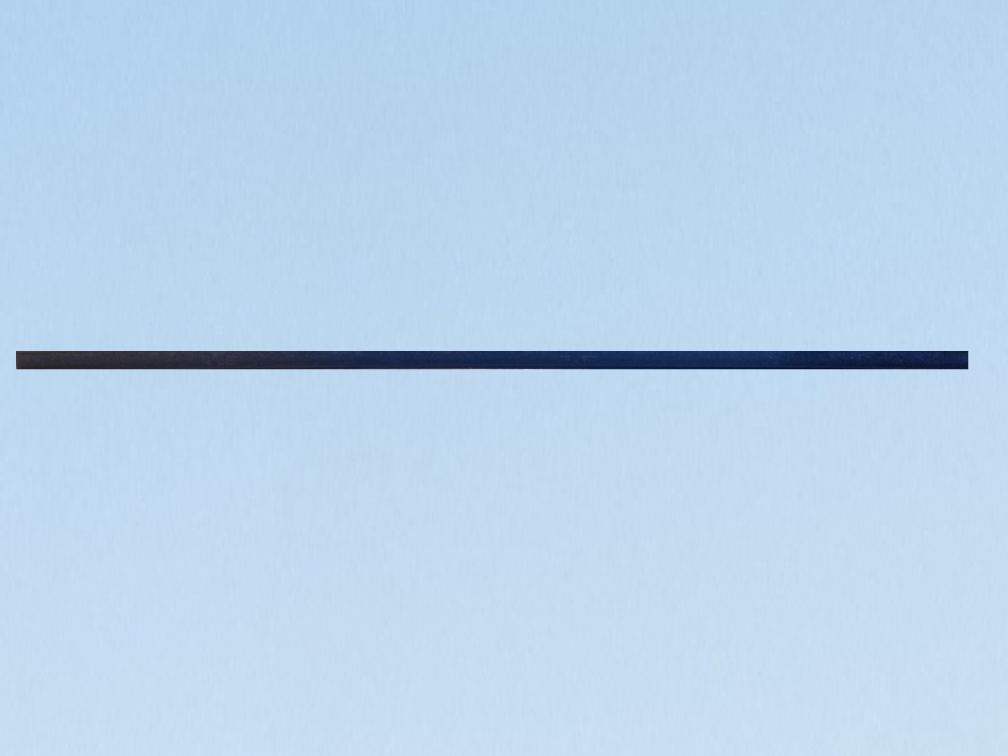
#> input picture slabonly.jpg, 4032 x 3024 px (shown at 1/4 size)
$ python main.py   (older library calls are emulated)
#> lines starting #> are read from the running program, lines starting #| are printed output that depends on the picture; after the words box and inside, x2 and y2 are one past the last pixel; in counts of white or black regions, pixels touching at a corner belong together
import cv2
import numpy as np

def clahe(img, clip_limit=2.0, grid_size=(8,8)):
    clahe = cv2.createCLAHE(clipLimit=clip_limit, tileGridSize=grid_size)
    return clahe.apply(img)

src = cv2.imread("slabonly.jpg")
#> src is the input picture: shape (3024, 4032, 3); mean B, G, R 235.6, 212.4, 186.4

# HSV thresholding to get rid of as much background as possible
hsv = cv2.cvtColor(src.copy(), cv2.COLOR_BGR2HSV)
#> hsv: shape (3024, 4032, 3); mean H, S, V 104.2, 54.7, 235.6
lower_blue = np.array([0, 0, 120])
upper_blue = np.array([180, 38, 255])
mask = cv2.inRange(hsv, lower_blue, upper_blue)
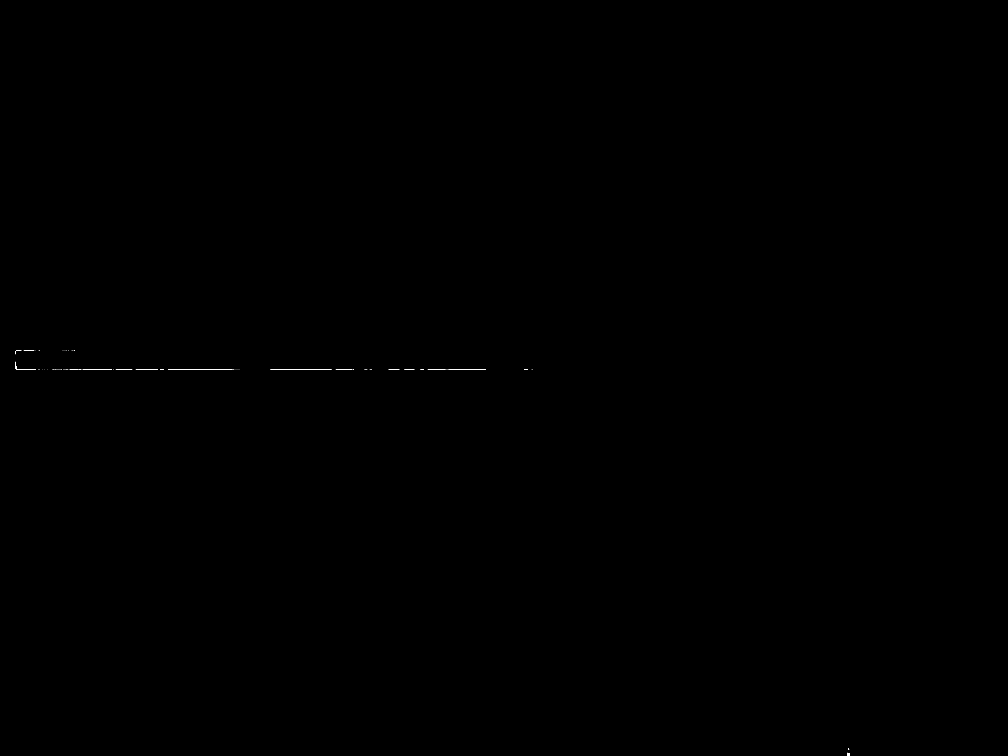
#> mask: shape (3024, 4032) (shown at 1/4 size); 0.01% white in thin lines or dots, all inside (x1, y1, x2, y2) = (63, 1403, 3400, 3024)
result = cv2.bitwise_and(src, src, mask=mask)
b, g, r = cv2.split(result)
g = clahe(g, 5, (3, 3))

# Adaptive Thresholding to isolate the bed
img_blur = cv2.blur(g, (9, 9))
img_th = cv2.adaptiveThreshold(img_blur, 255, cv2.ADAPTIVE_THRESH_GAUSSIAN_C,
                               cv2.THRESH_BINARY, 51, 2)
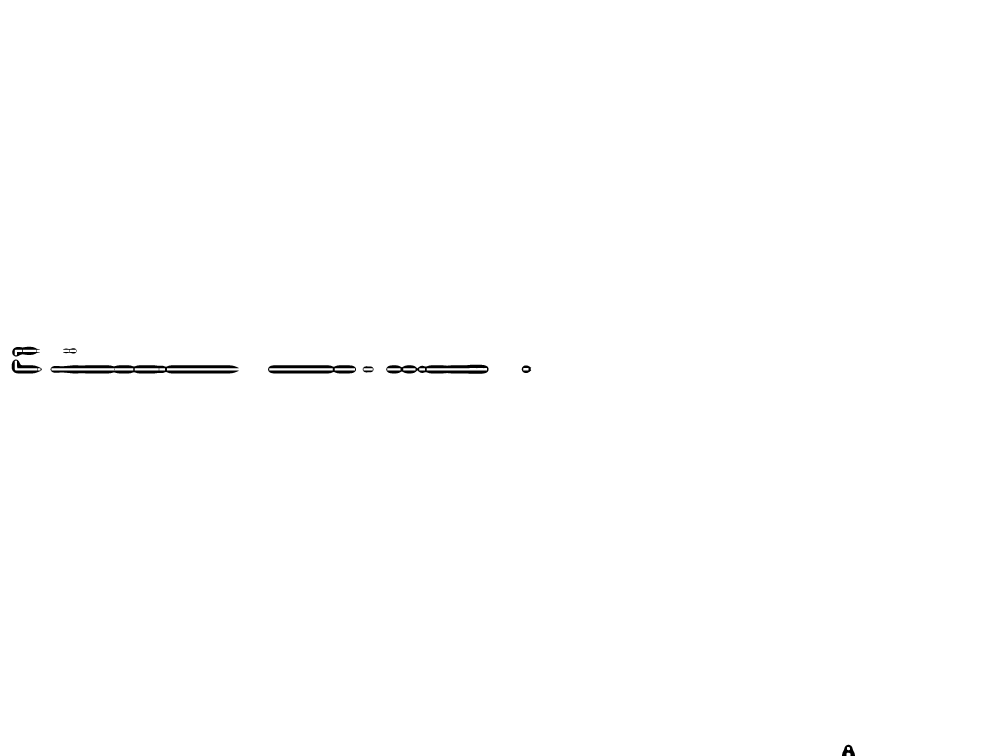
#> img_th: shape (3024, 4032) (shown at 1/4 size); 99.7% white; 10 black regions (1 under 20 px), largest, box (x1, y1, x2, y2) and area: (202, 1461, 955, 1494) 16596, (1545, 1459, 1954, 1495) 8981, (1072, 1461, 1424, 1494) 8007

# check OpenCV version
major = cv2.__version__.split('.')[0]
if major == '3':
    ret, contours, hierarchy = cv2.findContours(im.copy(), cv2.RETR_EXTERNAL, cv2.CHAIN_APPROX_SIMPLE)
else:
#> (the run stopped early here; a loop or call above may not have finished)
